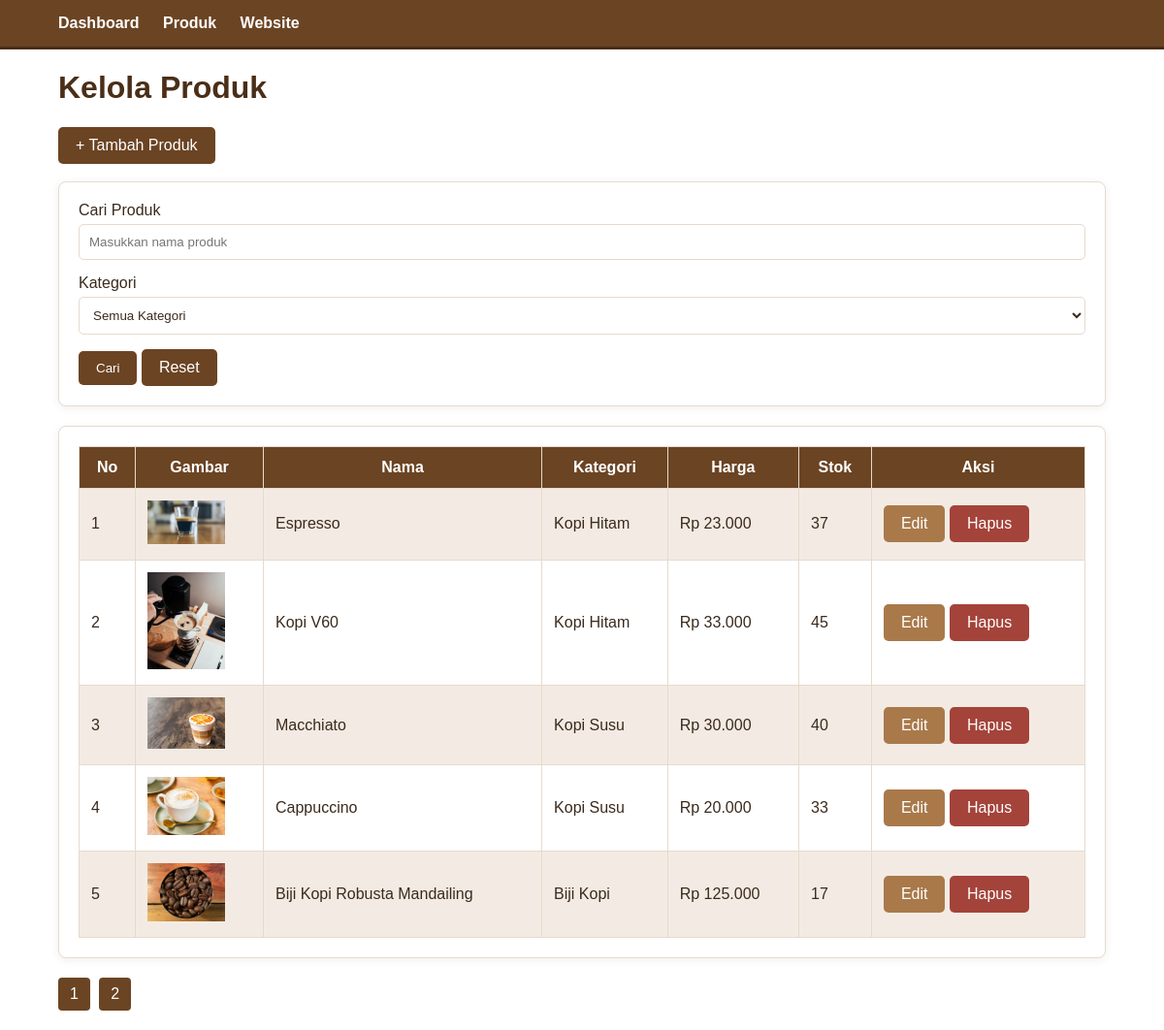
/admin/produk.php (signed in), run on the app's committed database.
### tables this page shows
CREATE TABLE `produk` (
  `id` int(11) NOT NULL,
  `nama` varchar(100) NOT NULL,
  `kategori` varchar(50) NOT NULL,
  `deskripsi` text NOT NULL,
  `harga` decimal(12,2) NOT NULL,
  `stok` int(11) NOT NULL DEFAULT '0',
  `gambar` varchar(255) DEFAULT NULL,
  `created_at` timestamp NOT NULL DEFAULT CURRENT_TIMESTAMP
);

### admin/produk.php (the view, shortened to what this page needs)
<?php
require_once "../config/database.php";
$keyword = $_GET['keyword'] ?? '';
$kategori = $_GET['kategori'] ?? '';
$where_sql = "";
$per_page = 5;
$page = isset($_GET['page']) ? (int)$_GET['page'] : 1;
$offset = ($page - 1) * $per_page;
$count_query = mysqli_query(
    $conn,
    "SELECT COUNT(*) AS total
     FROM produk
     $where_sql"
);
$count_data = mysqli_fetch_assoc($count_query);
$total_data = $count_data['total'];
$total_page = ceil($total_data / $per_page);
$query = mysqli_query(
    $conn,
    "SELECT * FROM produk
     $where_sql
     ORDER BY id DESC
     LIMIT $per_page OFFSET $offset"
);
?>
<!DOCTYPE html>
<html>
<head>
    <link rel="stylesheet" href="../assets/style.css">
</head>
<body>
<div class="navbar">
    <div class="container">
        <a href="index.php">Dashboard</a>
        <a href="produk.php">Produk</a>
        <a href="../index.php">Website</a>
    </div>
</div>
<div class="container">
    <h1>Kelola Produk</h1>
    <a href="tambah.php" class="btn">
        + Tambah Produk
    </a>
    <br><br>
    <div class="card">
        <form method="GET">
            <label>
                Cari Produk
            </label>
            <input
                type="text"
                name="keyword"
                placeholder="Masukkan nama produk"
                value="<?= htmlspecialchars($keyword); ?>"
            >
            <label>
                Kategori
            </label>
            <select name="kategori">
                <option value="">
                    Semua Kategori
                </option>
            </select>
            <button type="submit" class="btn">
                Cari
            </button>
            <a href="produk.php" class="btn">
                Reset
            </a>
        </form>
    </div>
    <div class="card">
        <table>
            <tr>
                <th>No</th>
                <th>Gambar</th>
                <th>Nama</th>
                <th>Kategori</th>
                <th>Harga</th>
                <th>Stok</th>
                <th>Aksi</th>
            </tr>
            <?php
            $no = $offset + 1;
            while ($row = mysqli_fetch_assoc($query)):
            ?>
            <tr>
                <td><?= $no++; ?></td>
                <td>
                    <?php if ($row['gambar']): ?>
                        <img
                            src="../uploads/produk/<?= htmlspecialchars($row['gambar']); ?>"
                            width="80"
                        >
                    <?php else: ?>
                        Tidak ada
                    <?php endif; ?>
                </td>
                <td>
                    <?= htmlspecialchars($row['nama']); ?>
                </td>
                <td>
                    <?= htmlspecialchars($row['kategori']); ?>
                </td>
                <td>
                    Rp <?= number_format($row['harga'], 0, ',', '.'); ?>
                </td>
                <td>
                    <?= $row['stok']; ?>
                </td>
                <td>
                    <a
                        href="edit.php?id=<?= $row['id']; ?>"
                        class="btn btn-warning"
                    >
                        Edit
                    </a>
                    <a
                        href="hapus.php?id=<?= $row['id']; ?>"
                        class="btn btn-danger"
                        onclick="return confirm('Yakin ingin menghapus produk?')"
                    >
                        Hapus
                    </a>
                </td>
            </tr>
            <?php endwhile; ?>
        </table>
    </div>
    <div class="pagination">
        <?php for ($i = 1; $i <= $total_page; $i++): ?>
            <a
                href="?page=<?= $i; ?>&keyword=<?= urlencode($keyword); ?>&kategori=<?= urlencode($kategori); ?>"
            >
                <?= $i; ?>
            </a>
        <?php endfor; ?>
    </div>
</div>
</body>
</html>

### assets/style.css (style rules this page uses)
:root { --kayu: #6b4423; --kayu-tua: #4a2e17; --kayu-muda: #a9794a; --kayu-pucat: #f3ebe3; --putih: #ffffff; --teks: #3b2a1c; --garis: #e6dacd; }
* { box-sizing: border-box; }
body { margin: 0; font-family: Arial, sans-serif; background: var(--putih); color: var(--teks); }
.container { width: 90%; max-width: 1100px; margin: auto; }
h1, h2, h3 { color: var(--kayu-tua); }
.navbar { background: var(--kayu); padding: 15px 0; border-bottom: 3px solid var(--kayu-tua); }
.navbar a { color: var(--putih); text-decoration: none; margin-right: 20px; font-weight: bold; }
.btn { display: inline-block; padding: 10px 18px; background: var(--kayu); color: var(--putih); text-decoration: none; border-radius: 5px; border: none; cursor: pointer; }
.btn-danger { background: #a4433a; }
.btn-warning { background: var(--kayu-muda); }
.card { background: var(--putih); padding: 20px; border: 1px solid var(--garis); border-radius: 8px; margin-bottom: 20px; box-shadow: 0 2px 8px rgba(74, 46, 23, 0.08); }
input, textarea, select { width: 100%; padding: 10px; margin-top: 5px; margin-bottom: 15px; border: 1px solid var(--garis); border-radius: 5px; background: var(--putih); color: var(--teks); }
table { width: 100%; border-collapse: collapse; background: var(--putih); }
th, td { padding: 12px; border: 1px solid var(--garis); }
th { background: var(--kayu); color: var(--putih); }
tr:nth-child(even) td { background: var(--kayu-pucat); }
.pagination { margin: 20px 0; }
.pagination a { display: inline-block; padding: 8px 12px; background: var(--kayu); color: var(--putih); text-decoration: none; margin-right: 5px; border-radius: 4px; }
a { color: var(--kayu); }

### data on the page
produk: gambar (picture), nama "Espresso", kategori "Kopi Hitam", harga "23.000", stok "37"
produk: gambar (picture), nama "Kopi V60", kategori "Kopi Hitam", harga "33.000", stok "45"
produk: gambar (picture), nama "Macchiato", kategori "Kopi Susu", harga "30.000", stok "40"
produk: gambar (picture), nama "Cappuccino", kategori "Kopi Susu", harga "20.000", stok "33"
produk: gambar (picture), nama "Biji Kopi Robusta Mandailing", kategori "Biji Kopi", harga "125.000", stok "17"
